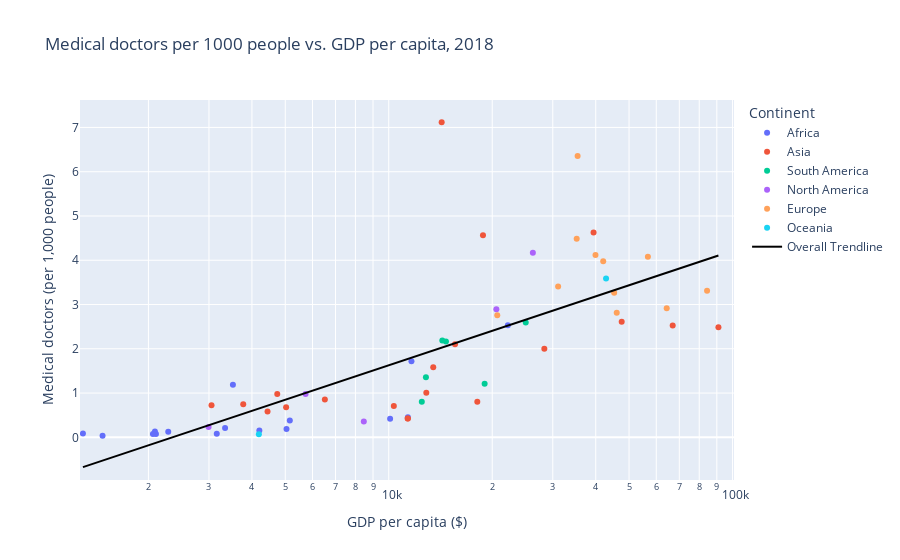

The cell this chart's notebook holds for it:
### Markdown cell above
A interesting question to ask here is whether countries with higher GDP per capita have less or more medical doctors per 1.000 people. The graph for 2018 shows several interesting facts. Up until 6.5K of GDP, the variance seems to be quite low and there seem to exist a relationship between medical doctors and GDP per capita. However, this trend is not really clear. From 10k and greater, the data points are much more spread. There are also some extremes such as Georgia and Lithuania. Overall, there seem to be a positive trend. Those countries with lower GPD and which are considered developing countries are once again located on the lower left corner of the graph. This does make intuitively sense as education is not as accessible in these countries.

### Code cell
# Plot Medical doctors per 1,000 people vs. GDP per capita
plotFigure(GDPperCapita('medical-doctors-per-1000-people-vs-gdp-per-capita.csv',
           'GDP per capita, PPP (constant 2017 international $)',
          'Physicians (per 1,000 people)',
          'Medical doctors per 1000 people vs. GDP per capita'), 'GDP per capita ($)', 
           'Medical doctors (per 1,000 people)', 'Medical doctors per 1000 people vs. GDP per capita',
          25, pow(10,4), 1, 0.5, 11)

### Figure 1 — Plotly figure (JSON) as saved in the notebook; plotly's stock layout.template omitted (floating-point values rounded to 4 significant figures)
{"data": [{"customdata": [["Algeria"], ["Benin"], ["Egypt"], ["Ethiopia"], ["Kenya"], ["Malawi"], ["Mali"], ["Mauritania"], ["Mauritius"], ["Mozambique"], ["Namibia"], ["Nigeria"], ["Rwanda"], ["Togo"], ["Zambia"], ["Zimbabwe"]], "hovertemplate": "Continent=Africa<br>GDP per capita ($)=%{x}<br>Medical doctors (per 1,000 people)=%{y}<br>Entity=%{customdata[0]}<extra></extra>", "legendgroup": "Africa", "marker": {"color": "#636efa", "symbol": "circle"}, "mode": "markers", "name": "Africa", "orientation": "v", "showlegend": true, "type": "scatter", "x": [11640.0, 3161.0, 11370.0, 2104.0, 4204.0, 1471.0, 2284.0, 5042.0, 22210.0, 1290.0, 10090.0, 5155.0, 2089.0, 2061.0, 3522.0, 3342.0], "xaxis": "x", "y": [1.719, 0.0791, 0.4521, 0.0769, 0.1565, 0.0358, 0.1286, 0.1865, 2.533, 0.0838, 0.4182, 0.3806, 0.134, 0.0774, 1.187, 0.2096], "yaxis": "y"}, {"customdata": [["Bangladesh"], ["Bhutan"], ["Georgia"], ["India"], ["Indonesia"], ["Iran"], ["Iraq"], ["Israel"], ["Lebanon"], ["Maldives"], ["Myanmar"], ["Nepal"], ["Oman"], ["Pakistan"], ["Qatar"], ["Saudi Arabia"], ["Sri Lanka"], ["Thailand"], ["Timor"], ["United Arab Emirates"]], "hovertemplate": "Continent=Asia<br>GDP per capita ($)=%{x}<br>Medical doctors (per 1,000 people)=%{y}<br>Entity=%{customdata[0]}<extra></extra>", "legendgroup": "Asia", "marker": {"color": "#EF553B", "symbol": "circle"}, "mode": "markers", "name": "Asia", "orientation": "v", "showlegend": true, "type": "scatter", "x": [4441.0, 11350.0, 14250.0, 6519.0, 11370.0, 13470.0, 10350.0, 39420.0, 15590.0, 18800.0, 5029.0, 3774.0, 28350.0, 4739.0, 90970.0, 47590.0, 12860.0, 18100.0, 3052.0, 66970.0], "xaxis": "x", "y": [0.5809, 0.4242, 7.12, 0.8571, 0.4269, 1.584, 0.7079, 4.625, 2.104, 4.563, 0.677, 0.7486, 2.003, 0.9801, 2.485, 2.612, 1.004, 0.805, 0.7224, 2.528], "yaxis": "y"}, {"customdata": [["Brazil"], ["Chile"], ["Colombia"], ["Guyana"], ["Paraguay"], ["Suriname"]], "hovertemplate": "Continent=South America<br>GDP per capita ($)=%{x}<br>Medical doctors (per 1,000 people)=%{y}<br>Entity=%{customdata[0]}<extra></extra>", "legendgroup": "South America", "marker": {"color": "#00cc96", "symbol": "circle"}, "mode": "markers", "name": "South America", "orientation": "v", "showlegend": true, "type": "scatter", "x": [14670.0, 25030.0, 14310.0, 12480.0, 12830.0, 19010.0], "xaxis": "x", "y": [2.164, 2.591, 2.185, 0.8023, 1.354, 1.21], "yaxis": "y"}, {"customdata": [["Costa Rica"], ["Guatemala"], ["Haiti"], ["Nicaragua"], ["Trinidad and Tobago"]], "hovertemplate": "Continent=North America<br>GDP per capita ($)=%{x}<br>Medical doctors (per 1,000 people)=%{y}<br>Entity=%{customdata[0]}<extra></extra>", "legendgroup": "North America", "marker": {"color": "#ab63fa", "symbol": "circle"}, "mode": "markers", "name": "North America", "orientation": "v", "showlegend": true, "type": "scatter", "x": [20560.0, 8462.0, 2992.0, 5730.0, 26250.0], "xaxis": "x", "y": [2.894, 0.3549, 0.2343, 0.9775, 4.168], "yaxis": "y"}, {"customdata": [["Czechia"], ["Estonia"], ["France"], ["Hungary"], ["Iceland"], ["Ireland"], ["Italy"], ["Lithuania"], ["Montenegro"], ["Norway"], ["United Kingdom"]], "hovertemplate": "Continent=Europe<br>GDP per capita ($)=%{x}<br>Medical doctors (per 1,000 people)=%{y}<br>Entity=%{customdata[0]}<extra></extra>", "legendgroup": "Europe", "marker": {"color": "#FFA15A", "symbol": "circle"}, "mode": "markers", "name": "Europe", "orientation": "v", "showlegend": true, "type": "scatter", "x": [39930.0, 35210.0, 45250.0, 31100.0, 56720.0, 84300.0, 42050.0, 35430.0, 20690.0, 64340.0, 46040.0], "xaxis": "x", "y": [4.121, 4.483, 3.267, 3.408, 4.078, 3.312, 3.977, 6.353, 2.756, 2.916, 2.812], "yaxis": "y"}, {"customdata": [["New Zealand"], ["Papua New Guinea"]], "hovertemplate": "Continent=Oceania<br>GDP per capita ($)=%{x}<br>Medical doctors (per 1,000 people)=%{y}<br>Entity=%{customdata[0]}<extra></extra>", "legendgroup": "Oceania", "marker": {"color": "#19d3f3", "symbol": "circle"}, "mode": "markers", "name": "Oceania", "orientation": "v", "showlegend": true, "type": "scatter", "x": [42870.0, 4190.0], "xaxis": "x", "y": [3.59, 0.0699], "yaxis": "y"}, {"hovertemplate": "<b>OLS trendline</b><br>Physicians (per 1,000 people) = 2.586 * log10(GDP per capita, PPP (constant 2017 international $)) + -8.71805<br>R<sup>2</sup>=0.549879<br><br>GDP per capita ($)=%{x}<br>Medical doctors (per 1,000 people)=%{y} <b>(trend)</b><extra></extra>", "legendgroup": "Overall Trendline", "line": {"color": "black"}, "mode": "lines", "name": "Overall Trendline", "showlegend": true, "type": "scatter", "x": [1290.0, 1471.0, 2061.0, 2089.0, 2104.0, 2284.0, 2992.0, 3052.0, 3161.0, 3342.0, 3522.0, 3774.0, 4190.0, 4204.0, 4441.0, 4739.0, 5029.0, 5042.0, 5155.0, 5730.0, 6519.0, 8462.0, 10090.0, 10350.0, 11350.0, 11370.0, 11370.0, 11640.0, 12480.0, 12830.0, 12860.0, 13470.0, 14250.0, 14310.0, 14670.0, 15590.0, 18100.0, 18800.0, 19010.0, 20560.0, 20690.0, 22210.0, 25030.0, 26250.0, 28350.0, 31100.0, 35210.0, 35430.0, 39420.0, 39930.0, 42050.0, 42870.0, 45250.0, 46040.0, 47590.0, 56720.0, 64340.0, 66970.0, 84300.0, 90970.0], "xaxis": "x", "y": [-0.6743, -0.5266, -0.1477, -0.1328, -0.1249, -0.03262, 0.2709, 0.2929, 0.3324, 0.3949, 0.4538, 0.5315, 0.649, 0.6527, 0.7143, 0.7874, 0.854, 0.857, 0.8818, 1.0, 1.145, 1.438, 1.636, 1.664, 1.768, 1.77, 1.77, 1.797, 1.875, 1.906, 1.908, 1.961, 2.024, 2.029, 2.056, 2.124, 2.292, 2.335, 2.347, 2.435, 2.442, 2.522, 2.656, 2.71, 2.796, 2.9, 3.04, 3.047, 3.166, 3.181, 3.239, 3.261, 3.321, 3.341, 3.378, 3.575, 3.717, 3.762, 4.02, 4.106], "yaxis": "y"}], "layout": {"legend": {"title": {"text": "Continent"}, "tracegroupgap": 0}, "title": {"text": "Medical doctors per 1000 people vs. GDP per capita, 2018"}, "xaxis": {"anchor": "y", "domain": [0, 1], "range": [3.102, 5.004], "title": {"text": "GDP per capita ($)"}, "type": "log"}, "yaxis": {"anchor": "x", "domain": [0, 1], "range": [-0.9642, 7.62], "title": {"text": "Medical doctors (per 1,000 people)"}}}}
